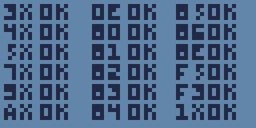
#> input picture Chip8/Tests/chip8-test-rom/test_rom.png, 256 x 128 px, shrunk from 512 x 256 before the run
$ python __main__.py ../Chip8/Tests/chip8-test-rom/test_rom.png out.png
#> lines starting #> are read from the running program, lines starting #| are printed output that depends on the picture; long printed decimals are rounded
### Impressionist/impressionist.py
# Impressionist/impressionist.py
# From Computer Science from Scratch
# Copyright 2024 David Kopec
#
# Licensed under the Apache License, Version 2.0 (the "License");
# you may not use this file except in compliance with the License.
# You may obtain a copy of the License at
#
# http://www.apache.org/licenses/LICENSE-2.0
#
# Unless required by applicable law or agreed to in writing, software
# distributed under the License is distributed on an "AS IS" BASIS,
# WITHOUT WARRANTIES OR CONDITIONS OF ANY KIND, either express or implied.
# See the License for the specific language governing permissions and
# limitations under the License.
from enum import Enum
from PIL import Image, ImageDraw
from PIL import ImageChops, ImageStat
import random
from math import trunc
from timeit import default_timer as timer
from Impressionist.svg import SVG

ColorMethod = Enum("ColorMethod", "RANDOM AVERAGE COMMON")
ShapeType = Enum("ShapeType", "ELLIPSE TRIANGLE QUADRILATERAL LINE")
CoordList = list[int]
MAX_HEIGHT = 256


def get_most_common_color(image: Image.Image) -> tuple[int, int, int]:
    colors = image.getcolors(image.width * image.height)
    return max(colors, key=lambda item: item[0])[1]  # type: ignore


class Impressionist:
    def __init__(self, file_name: str, output_file: str, trials: int, method: ColorMethod,
                 shape_type: ShapeType, length: int, vector: bool, animation_length: int):
#> called with output_file = 'out.png', trials = 10000, length = 256, vector = False, animation_length = 0
        self.method = method
        self.shape_type = shape_type
        self.shapes = []
        # Open image file and store in instance variable, execute algorithm
        with open(file_name, "rb") as fp:
            self.original = Image.open(fp).convert('RGB')
            # Scale down image so processing is faster, 256 max height pixel dimension
            width, height = self.original.size
#> width = 256; height = 128
            aspect_ratio = width / height
#> aspect_ratio = 2
            new_size = (int(MAX_HEIGHT * aspect_ratio), MAX_HEIGHT)
#> new_size = (512, 256)
            self.original.thumbnail(new_size, Image.Resampling.LANCZOS)
            # Start the generated image with a background that is the
            # average of all the original's pixels in color
            average_color = tuple((round(n) for n in ImageStat.Stat(self.original).mean))
#> average_color = (77, 106, 139)
            self.glass = Image.new("RGB", new_size, average_color)
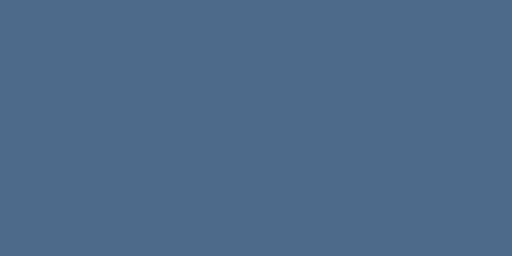
#> self.glass: PIL image 512x256 RGB; mean R, G, B 77, 106, 139
            # Keep track of how far along we are, our best result so far, and
            # how much time elapses as the processing takes place
            self.best_difference = self.difference(self.glass)
            last_percent = 0
            start = timer()
            for test in range(trials):
                self.trial()
                percent = trunc(test / trials * 100)
                if percent > last_percent:
                    last_percent = percent
                    print(f"{percent}% Done, Best Difference {self.best_difference}")
            end = timer()
            print(f"{end-start} seconds elapsed. {len(self.shapes)} shapes created.")
            self.create_output(output_file, length, vector, animation_length)

    def difference(self, other_image: Image.Image) -> float:
        diff = ImageChops.difference(self.original, other_image)
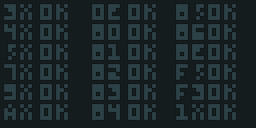
#> diff: PIL image 256x128 RGB; mean R, G, B 26.6, 37.9, 40.6
        stat = ImageStat.Stat(diff)
        diff_ratio = sum(stat.mean) / (len(stat.mean) * 255)
#> diff_ratio = 0.137
#> the loop in __init__, `for test in range(trials):` made 10000 passes
#> color in trial on passes 3 to 5: (77, 105, 139), (74, 101, 134), (74, 100, 133)
#| 1% Done, Best Difference 0.1301
#| 2% Done, Best Difference 0.1095
#| 3% Done, Best Difference 0.1046
#| 4% Done, Best Difference 0.09898
#| 5% Done, Best Difference 0.0967
#| 6% Done, Best Difference 0.09582
#| 7% Done, Best Difference 0.0946
#| 8% Done, Best Difference 0.09398
#> (further printed lines are left out)
#| 11.287 seconds elapsed. 259 shapes created.
        return diff_ratio

    def random_coordinates(self) -> CoordList:
        num_coordinates = 4  # ellipse or line
        if self.shape_type == ShapeType.TRIANGLE:
            num_coordinates = 6
        elif self.shape_type == ShapeType.QUADRILATERAL:
            num_coordinates = 8
        coordinates = []
        for d in range(num_coordinates):
            if d % 2 == 0:  # x coordinates
                coordinates.append(random.randint(0, self.original.width))
            else:  # y coordinates
                coordinates.append(random.randint(0, self.original.height))
        return coordinates

    @staticmethod
    def bounding_box(coordinates: CoordList) -> tuple[int, int, int, int]:
        xcoords = coordinates[::2]
        ycoords = coordinates[1::2]
        x1 = min(xcoords)
        y1 = min(ycoords)
        x2 = max(xcoords)
        y2 = max(ycoords)
        return x1, y1, x2, y2

    def trial(self):
        while True:
            coordinates = self.random_coordinates()
            region = self.original.crop(self.bounding_box(coordinates))
            if region.width > 0 and region.height > 0:
                break

        if self.method == ColorMethod.AVERAGE:
            color = tuple((round(n) for n in ImageStat.Stat(region).mean))
        elif self.method == ColorMethod.COMMON:
            color = get_most_common_color(region)
        else:  # must be random
            color = tuple(random.choices(range(256), k=3))
        original = self.glass

        def experiment() -> bool:
            new_image = original.copy()
            glass_draw = ImageDraw.Draw(new_image)
            if self.shape_type == ShapeType.ELLIPSE:
                glass_draw.ellipse(self.bounding_box(coordinates), fill=color)
            else:  # must be triangle or quadrilateral or line
                glass_draw.polygon(coordinates, fill=color)
            new_difference = self.difference(new_image)
            if new_difference < self.best_difference:
                self.best_difference = new_difference
                self.glass = new_image
                return True
            return False

        if experiment():
            # Try expanding every direction, keep going in better directions
            for index in range(len(coordinates)):
                for amount in (-1, 1):
                    while True:
                        old_coordinates = coordinates.copy()
                        coordinates[index] = coordinates[index] + amount
                        if not experiment():
                            coordinates = old_coordinates
                            break
            self.shapes.append((coordinates, color))

    def create_output(self, out_file: str, height: int, vector: bool, animation_length: int):
#> called with out_file = 'out.png', height = 256, vector = False, animation_length = 0
        average_color = tuple((round(n) for n in ImageStat.Stat(self.original).mean))
        original_width, original_height = self.original.size
        ratio = height / original_height
        output_size = (int(original_width * ratio), int(original_height * ratio))
        output_image = Image.new("RGB", output_size, average_color)
        output_draw = ImageDraw.Draw(output_image)
        svg = SVG(*output_size, average_color) if vector else None  # type: ignore
        animation_frames = [] if animation_length > 0 else None
        for coordinate_list, color in self.shapes:
            coordinates = [int(x * ratio) for x in coordinate_list]
            if self.shape_type == ShapeType.ELLIPSE:
                output_draw.ellipse(self.bounding_box(coordinates), fill=color)
                if svg:
                    svg.draw_ellipse(*coordinates, color)  # type: ignore
            else:  # must be triangle or quadrilateral or line
                output_draw.polygon(coordinates, fill=color)
                if svg:
                    if self.shape_type == ShapeType.LINE:
                        svg.draw_line(*coordinates, color)  # type: ignore
                    else:
                        svg.draw_polygon(coordinates, color)
            if animation_frames is not None:
                animation_frames.append(output_image.copy())
#> this loop made 259 passes
#> (coordinate_list, color) on passes 1 to 3: ([260, 86, 148, 138], (78, 106, 140)), ([202, -17, 271, 139], (79, 107, 141)), ([110, 47, 57, 139], (79, 108, 141))
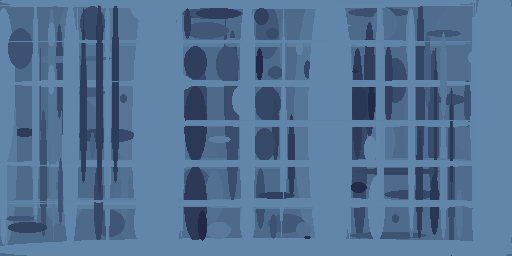
#> output_image: PIL image 512x256 RGB; mean R, G, B 83.2, 114, 147.7
        output_image.save(out_file)
        if svg:
            svg.write(out_file + ".svg")
        if animation_frames is not None:
            animation_frames[0].save(out_file + ".gif", save_all=True,
                                     append_images=animation_frames[1:], optimize=False,
                                     duration=animation_length, loop=0,
                                     transparency=0, disposal=2)

### Impressionist/__main__.py
# Impressionist/__main__.py
# From Computer Science from Scratch
# Copyright 2024 David Kopec
#
# Licensed under the Apache License, Version 2.0 (the "License");
# you may not use this file except in compliance with the License.
# You may obtain a copy of the License at
#
# http://www.apache.org/licenses/LICENSE-2.0
#
# Unless required by applicable law or agreed to in writing, software
# distributed under the License is distributed on an "AS IS" BASIS,
# WITHOUT WARRANTIES OR CONDITIONS OF ANY KIND, either express or implied.
# See the License for the specific language governing permissions and
# limitations under the License.
from argparse import ArgumentParser
from Impressionist.impressionist import Impressionist, ColorMethod, ShapeType

if __name__ == "__main__":
    # Parse the file argument
    argument_parser = ArgumentParser("Impressionist")
    argument_parser.add_argument("image_file", help="The input image")
    argument_parser.add_argument("output_file", help="The resulting abstract art")
    argument_parser.add_argument('-t', '--trials', type=int, default=10000,
                                 help='The number of trials to run (default 10000).')
    argument_parser.add_argument('-m', '--method',
                                 choices=['random', 'average', 'common'], default='average',
                                 help='Shape color determination method (default average).')
    argument_parser.add_argument('-s', '--shape', choices=['ellipse', 'triangle',
                                                           'quadrilateral', 'line'],
                                 default='ellipse', help='The shape type (default ellipse).')
    argument_parser.add_argument('-l', '--length', type=int, default=256,
                                 help='The length of the final image in pixels (default 256).')
    argument_parser.add_argument('-v', '--vector', default=False, action='store_true',
                                 help='Create vector output. A SVG file will also be output.')
    argument_parser.add_argument('-a', '--animate', type=int, default=0,
                                 help='If greater than 0, will create an animated GIF '
                                      'with the number of milliseconds per frame provided.')
    arguments = argument_parser.parse_args()
    method = ColorMethod[arguments.method.upper()]
    shape_type = ShapeType[arguments.shape.upper()]
    Impressionist(arguments.image_file, arguments.output_file, arguments.trials, method,
                 shape_type, arguments.length, arguments.vector, arguments.animate)
